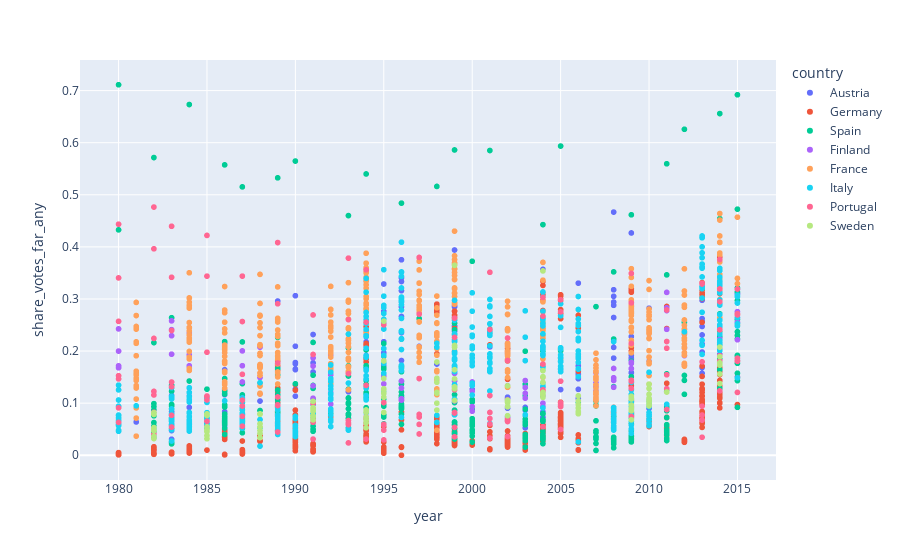

The notebook cell this image was saved under:
### Code cell
only_elections.plot.scatter(x="year", y="share_votes_far_any", color="country")

### Figure 1 — Plotly figure (JSON) as saved in the notebook; plotly's stock layout.template omitted (floating-point values rounded to 4 significant figures; data arrays with more than 128 entries replaced by an {"elided": "..."} marker saying what was removed)
{"data": [{"hovertemplate": "country=Austria<br>year=%{x}<br>share_votes_far_any=%{y}<extra></extra>", "legendgroup": "Austria", "marker": {"color": "#636efa", "symbol": "circle"}, "mode": "markers", "name": "Austria", "showlegend": true, "type": "scattergl", "x": {"elided": "163 int values"}, "xaxis": "x", "y": {"elided": "163 float values"}, "yaxis": "y"}, {"hovertemplate": "country=Germany<br>year=%{x}<br>share_votes_far_any=%{y}<extra></extra>", "legendgroup": "Germany", "marker": {"color": "#EF553B", "symbol": "circle"}, "mode": "markers", "name": "Germany", "showlegend": true, "type": "scattergl", "x": {"elided": "668 int values"}, "xaxis": "x", "y": {"elided": "668 float values"}, "yaxis": "y"}, {"hovertemplate": "country=Spain<br>year=%{x}<br>share_votes_far_any=%{y}<extra></extra>", "legendgroup": "Spain", "marker": {"color": "#00cc96", "symbol": "circle"}, "mode": "markers", "name": "Spain", "showlegend": true, "type": "scattergl", "x": {"elided": "345 int values"}, "xaxis": "x", "y": {"elided": "345 float values"}, "yaxis": "y"}, {"hovertemplate": "country=Finland<br>year=%{x}<br>share_votes_far_any=%{y}<extra></extra>", "legendgroup": "Finland", "marker": {"color": "#ab63fa", "symbol": "circle"}, "mode": "markers", "name": "Finland", "showlegend": true, "type": "scattergl", "x": [1980, 1983, 1984, 1987, 1988, 1991, 1992, 1995, 1996, 1999, 2000, 2003, 2004, 2007, 2008, 2009, 2011, 2012, 2014, 2015, 1980, 1983, 1984, 1987, 1988, 1991, 1992, 1995, 1996, 1999, 2000, 2003, 2004, 2007, 2008, 2009, 2011, 2012, 2014, 2015, 1980, 1983, 1984, 1987, 1988, 1991, 1992, 1995, 1996, 1999, 2000, 2003, 2004, 2007, 2008, 2009, 2011, 2012, 2014, 2015, 1980, 1983, 1984, 1987, 1988, 1991, 1992, 1995, 1996, 1999, 2000, 2003, 2004, 2007, 2008, 2009, 2011, 2012, 2014, 2015], "xaxis": "x", "y": [0.1999, 0.2412, 0.1929, 0.1719, 0.1712, 0.1869, 0.1542, 0.1502, 0.129, 0.1424, 0.123, 0.1301, 0.1153, 0.1393, 0.1487, 0.1664, 0.2777, 0.207, 0.2229, 0.2556, 0.1679, 0.194, 0.1292, 0.11, 0.1174, 0.1095, 0.09812, 0.1543, 0.1085, 0.1073, 0.08451, 0.1189, 0.09378, 0.1245, 0.1436, 0.1409, 0.2418, 0.1912, 0.2056, 0.2218, 0.1716, 0.2295, 0.1717, 0.1408, 0.1492, 0.1332, 0.12, 0.1371, 0.1059, 0.1042, 0.09337, 0.1096, 0.09987, 0.1316, 0.1304, 0.1763, 0.283, 0.2057, 0.2418, 0.2757, 0.2425, 0.258, 0.2349, 0.2003, 0.2075, 0.1711, 0.1932, 0.1766, 0.1426, 0.1574, 0.1407, 0.1434, 0.1299, 0.1581, 0.1666, 0.1787, 0.3127, 0.2324, 0.2501, 0.2642], "yaxis": "y"}, {"hovertemplate": "country=France<br>year=%{x}<br>share_votes_far_any=%{y}<extra></extra>", "legendgroup": "France", "marker": {"color": "#FFA15A", "symbol": "circle"}, "mode": "markers", "name": "France", "showlegend": true, "type": "scattergl", "x": {"elided": "401 int values"}, "xaxis": "x", "y": {"elided": "401 float values"}, "yaxis": "y"}, {"hovertemplate": "country=Italy<br>year=%{x}<br>share_votes_far_any=%{y}<extra></extra>", "legendgroup": "Italy", "marker": {"color": "#19d3f3", "symbol": "circle"}, "mode": "markers", "name": "Italy", "showlegend": true, "type": "scattergl", "x": {"elided": "445 int values"}, "xaxis": "x", "y": {"elided": "445 float values"}, "yaxis": "y"}, {"hovertemplate": "country=Portugal<br>year=%{x}<br>share_votes_far_any=%{y}<extra></extra>", "legendgroup": "Portugal", "marker": {"color": "#FF6692", "symbol": "circle"}, "mode": "markers", "name": "Portugal", "showlegend": true, "type": "scattergl", "x": {"elided": "147 int values"}, "xaxis": "x", "y": {"elided": "147 float values"}, "yaxis": "y"}, {"hovertemplate": "country=Sweden<br>year=%{x}<br>share_votes_far_any=%{y}<extra></extra>", "legendgroup": "Sweden", "marker": {"color": "#B6E880", "symbol": "circle"}, "mode": "markers", "name": "Sweden", "showlegend": true, "type": "scattergl", "x": [1982, 1985, 1988, 1991, 1994, 1995, 1998, 1999, 2002, 2004, 2006, 2009, 2010, 2014, 1982, 1985, 1988, 1991, 1994, 1995, 1998, 1999, 2002, 2004, 2006, 2009, 2010, 2014, 1982, 1985, 1988, 1991, 1994, 1995, 1998, 1999, 2002, 2004, 2006, 2009, 2010, 2014, 1982, 1985, 1988, 1991, 1994, 1995, 1998, 1999, 2002, 2004, 2006, 2009, 2010, 2014, 1982, 1985, 1988, 1991, 1994, 1995, 1998, 1999, 2002, 2004, 2006, 2009, 2010, 2011, 2014, 1982, 1985, 1988, 1991, 1994, 1995, 1998, 1999, 2002, 2004, 2006, 2009, 2010, 2014, 1982, 1985, 1988, 1991, 1994, 1995, 1998, 1999, 2002, 2004, 2006, 2009, 2010, 2014, 1982, 1985, 1988, 1991, 1994, 1995, 1998, 1999, 2002, 2004, 2006, 2009, 2010, 2014], "xaxis": "x", "y": [0.08164, 0.07645, 0.07943, 0.1034, 0.08256, 0.1114, 0.1191, 0.1276, 0.1046, 0.1154, 0.08221, 0.06799, 0.09464, 0.1376, 0.04957, 0.04885, 0.05415, 0.08447, 0.07244, 0.1255, 0.1207, 0.1465, 0.09361, 0.1177, 0.08383, 0.08534, 0.1061, 0.1732, 0.0363, 0.03772, 0.0419, 0.07349, 0.06219, 0.1189, 0.09999, 0.1313, 0.07589, 0.1111, 0.07961, 0.09626, 0.1027, 0.1734, 0.03206, 0.03165, 0.03387, 0.06786, 0.05282, 0.08216, 0.08672, 0.1051, 0.09292, 0.1207, 0.1045, 0.1081, 0.1365, 0.2076, 0.04682, 0.04522, 0.04766, 0.08728, 0.07303, 0.1276, 0.1202, 0.1642, 0.1027, 0.14, 0.09075, 0.08719, 0.1095, 0.1214, 0.1775, 0.05315, 0.05465, 0.0603, 0.08969, 0.08269, 0.1474, 0.1478, 0.2073, 0.1011, 0.1508, 0.09747, 0.1095, 0.117, 0.1893, 0.04856, 0.04936, 0.05437, 0.07597, 0.06745, 0.181, 0.1401, 0.2109, 0.1059, 0.1625, 0.09062, 0.09042, 0.09831, 0.156, 0.07828, 0.07942, 0.07879, 0.09134, 0.08697, 0.2573, 0.179, 0.3646, 0.1332, 0.3538, 0.1141, 0.1133, 0.1282, 0.1752], "yaxis": "y"}], "layout": {"legend": {"title": {"text": "country"}, "tracegroupgap": 0}, "margin": {"t": 60}, "xaxis": {"anchor": "y", "domain": [0, 1], "title": {"text": "year"}}, "yaxis": {"anchor": "x", "domain": [0, 1], "title": {"text": "share_votes_far_any"}}}}
